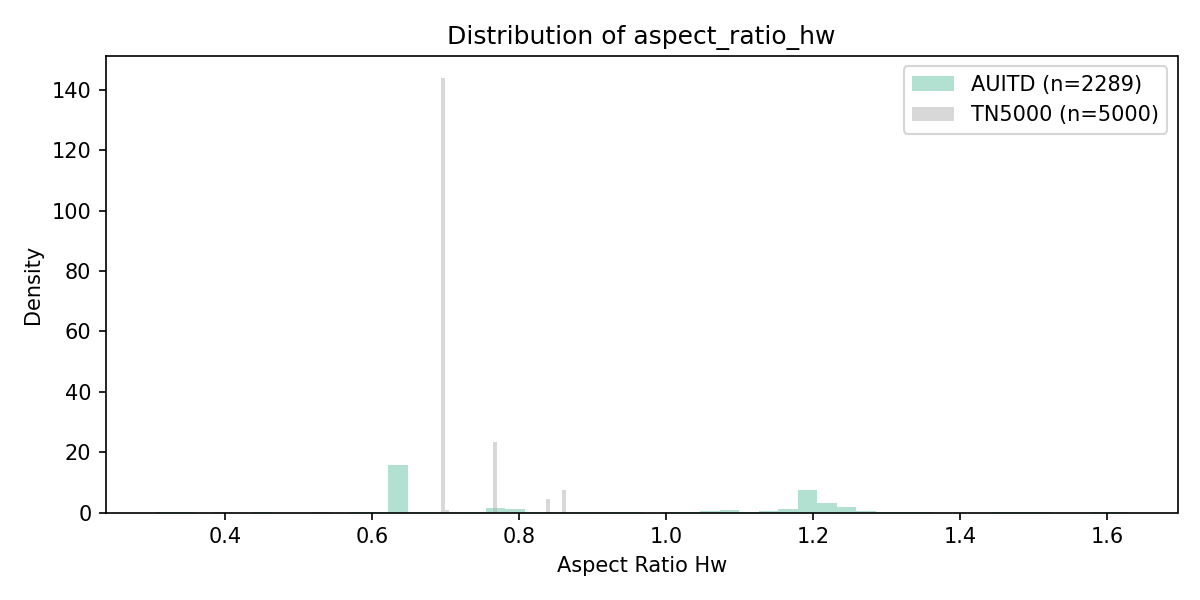
#> input picture .kilo/worktrees/caramel-grill/experiments/03_domain_shift/dist_aspect_ratio_hw.png, 1200 x 600 px, given as the content of the folder data_raw/TN5000_forReview/JPEGImages, which was not available
$ python run_domain_shift.py
#> lines starting #> are read from the running program, lines starting #| are printed output that depends on the picture; pictures that were not available may be replaced by others from this repository, and a replacement may not be noted
"""
Experiment 03: Domain shift analysis.

Computes image-level statistics across all datasets and performs
statistical comparisons to quantify domain differences.

Usage:
    python experiments/03_domain_shift/run_domain_shift.py
    python experiments/03_domain_shift/run_domain_shift.py --include-kaggle
"""

import argparse
import csv
import json
import os
import sys
from pathlib import Path

import matplotlib
matplotlib.use("Agg")
import matplotlib.pyplot as plt
import numpy as np
from PIL import Image
from scipy import stats as sp_stats

sys.path.insert(0, str(Path(__file__).resolve().parents[2]))

OUTPUT_DIR = Path("experiments/03_domain_shift")
OUTPUT_DIR.mkdir(parents=True, exist_ok=True)
np.random.seed(42)


def compute_image_stats(img_path: str) -> dict:
    """Compute image-level statistics from a single image."""
    try:
        img = Image.open(img_path).convert("L")  # grayscale for intensity stats
        w, h = img.size
        arr = np.array(img, dtype=np.float64)

        # First-order intensity statistics
        mean_val = arr.mean()
        std_val = arr.std()
        q25, q50, q75 = np.percentile(arr, [25, 50, 75])

        # Entropy
        hist, _ = np.histogram(arr.ravel(), bins=256, range=(0, 256))
        hist_norm = hist / hist.sum()
        hist_norm = hist_norm[hist_norm > 0]
        entropy = -np.sum(hist_norm * np.log2(hist_norm))

        # Edge density (Sobel-like via numpy)
        gy = np.diff(arr, axis=0)
        gx = np.diff(arr, axis=1)
        # Use min of the two shapes
        min_h = min(gy.shape[0], gx.shape[0])
        min_w = min(gy.shape[1], gx.shape[1])
        grad_mag = np.sqrt(gy[:min_h, :min_w]**2 + gx[:min_h, :min_w]**2)
        edge_density = (grad_mag > 30).mean()  # fraction of strong edges

        # High-frequency energy (variance of Laplacian approximation)
        # Using simple second-order difference
        laplacian = (arr[2:, 1:-1] + arr[:-2, 1:-1] + arr[1:-1, 2:] + arr[1:-1, :-2]
                     - 4 * arr[1:-1, 1:-1])
        hf_energy = np.var(laplacian)

        return {
            "width": w,
            "height": h,
            "aspect_ratio_hw": h / w,
            "mean_intensity": mean_val,
            "std_intensity": std_val,
            "q25": q25,
            "median": q50,
            "q75": q75,
            "entropy": entropy,
            "edge_density": edge_density,
            "hf_energy": hf_energy,
        }
    except Exception as e:
        return None


def collect_dataset_stats(root: str, dataset_name: str, max_n: int = None) -> list:
    """Collect stats for all images in a dataset directory."""
    paths = []
    for dirpath, _, filenames in os.walk(root):
        for fn in filenames:
            if fn.lower().endswith((".jpg", ".jpeg", ".png")):
                paths.append(os.path.join(dirpath, fn))

    if max_n and len(paths) > max_n:
        np.random.shuffle(paths)
        paths = paths[:max_n]

    print(f"  Computing stats for {len(paths)} images from {dataset_name}...")
    results = []
    for i, p in enumerate(paths):
        s = compute_image_stats(p)
        if s is not None:
            s["dataset"] = dataset_name
            s["path"] = p
            results.append(s)
        if (i + 1) % 500 == 0:
            print(f"    {i+1}/{len(paths)} done")

    return results


def compare_distributions(stats_a: list, stats_b: list, feature: str):
    """Compare a feature between two datasets using Mann-Whitney U and effect size."""
    vals_a = np.array([s[feature] for s in stats_a])
    vals_b = np.array([s[feature] for s in stats_b])

    # Mann-Whitney U test
    u_stat, p_val = sp_stats.mannwhitneyu(vals_a, vals_b, alternative="two-sided")

    # Effect size: rank-biserial correlation r = 1 - 2U/(n1*n2)
    n1, n2 = len(vals_a), len(vals_b)
    r_effect = 1 - (2 * u_stat) / (n1 * n2)

    return {
        "mean_a": float(vals_a.mean()),
        "mean_b": float(vals_b.mean()),
        "std_a": float(vals_a.std()),
        "std_b": float(vals_b.std()),
        "u_statistic": float(u_stat),
        "p_value": float(p_val),
        "effect_size_r": float(r_effect),
    }


def plot_distributions(all_stats: list, features: list, output_dir: Path):
    """Create distribution comparison plots."""
    datasets = sorted(set(s["dataset"] for s in all_stats))
    colors = plt.cm.Set2(np.linspace(0, 1, len(datasets)))

    for feat in features:
        fig, ax = plt.subplots(figsize=(8, 4))
        for ds, color in zip(datasets, colors):
            vals = [s[feat] for s in all_stats if s["dataset"] == ds]
            ax.hist(vals, bins=50, alpha=0.5, label=f"{ds} (n={len(vals)})",
                    color=color, density=True)
        ax.set_xlabel(feat.replace("_", " ").title())
        ax.set_ylabel("Density")
        ax.set_title(f"Distribution of {feat}")
        ax.legend()
        plt.tight_layout()
        plt.savefig(output_dir / f"dist_{feat}.png", dpi=150)
        plt.close()


def main():
    parser = argparse.ArgumentParser()
    parser.add_argument("--include-kaggle", action="store_true")
    parser.add_argument("--max-per-dataset", type=int, default=None,
                        help="Max images to sample per dataset (for speed)")
    args = parser.parse_args()

    print("=" * 60)
    print("STEP 5: Domain Shift Analysis")
    print("=" * 60)

    all_stats = []

    print("\nTN5000:")
    all_stats.extend(collect_dataset_stats(
        "data_raw/TN5000_forReview/JPEGImages", "TN5000", args.max_per_dataset))
#> in compute_image_stats, `mean_val = arr.mean()`: mean_val = 250.3
#> in compute_image_stats, `std_val = arr.std()`: std_val = 30.27
#> in compute_image_stats, `q25, q50, q75 = np.percentile(arr, [25, 50, 75])`: q25 = 255
#> in compute_image_stats, `hist, _ = np.histogram(arr.ravel(), bins=256, range=(0, 256))`: hist = 256 values, max 695840 at index 255, min 3 at index 149, mean 2812.5
#> in compute_image_stats, `hist_norm = hist / hist.sum()`: hist_norm = 256 values, max 0.966 at index 255, min 4.17e-06 at index 149, mean 0.00391
#> in compute_image_stats, `entropy = -np.sum(hist_norm * np.log2(hist_norm))`: entropy = 0.375
#> in compute_image_stats, `gy = np.diff(arr, axis=0)`:
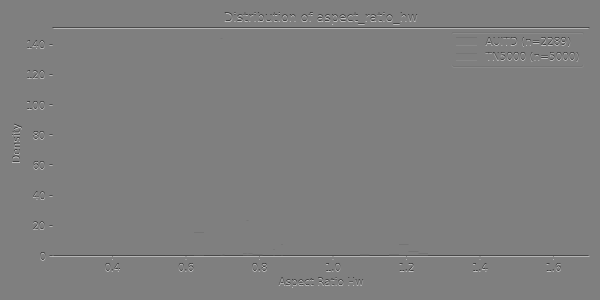
#> gy: shape (599, 1200) float64 (shown at 1/2 size); min -255, max 255, mean 0; drawn with min black and max white
#> in compute_image_stats, `gx = np.diff(arr, axis=1)`:
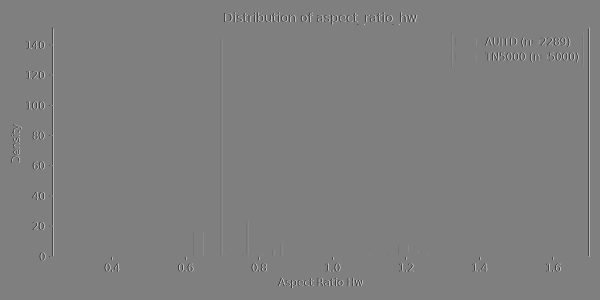
#> gx: shape (600, 1199) float64 (shown at 1/2 size); min -255, max 255, mean 0; drawn with min black and max white
#> in compute_image_stats, `grad_mag = np.sqrt(gy[:min_h, :min_w]**2 + gx[:min_h, :min_w]**2)`:
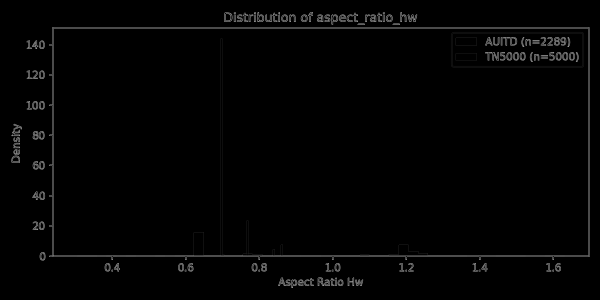
#> grad_mag: shape (599, 1199) float64 (shown at 1/2 size); min 0, max 360.6, mean 4.6; drawn with min black and max white
#> in compute_image_stats, `edge_density = (grad_mag > 30).mean()`: edge_density = 0.0296
#> in compute_image_stats, `laplacian = (arr[2:, 1:-1] + arr[:-2, 1:-1] + arr[1:-1, 2:] + arr[1:-1..`:
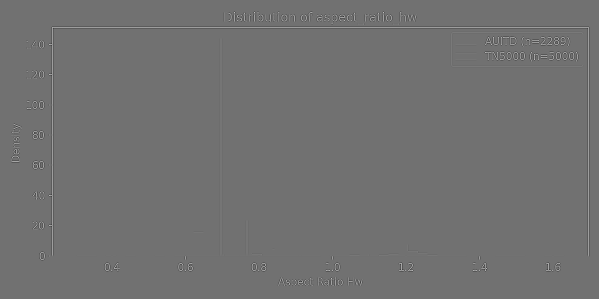
#> laplacian: shape (598, 1198) float64 (shown at 1/2 size); min -540, max 676, mean 0; drawn with min black and max white
#> in compute_image_stats, `hf_energy = np.var(laplacian)`: hf_energy = 1867.2
#> in collect_dataset_stats, `s = compute_image_stats(p)`: s = 11 items

    print("AUITD:")
    all_stats.extend(collect_dataset_stats(
        "data_raw/auitd_dataset", "AUITD", args.max_per_dataset))

    if args.include_kaggle:
        try:
            import kagglehub
            print("Divesh (downloading):")
            divesh_path = kagglehub.dataset_download(
                "diveshzz/thyroid-cancer-classification-ultrasound-dataset")
            all_stats.extend(collect_dataset_stats(
                divesh_path, "Divesh", args.max_per_dataset))

            print("DDTI full (downloading):")
            ddti_path = kagglehub.dataset_download(
                "dasmehdixtr/ddti-thyroid-ultrasound-images")
            all_stats.extend(collect_dataset_stats(
                ddti_path, "DDTI_full", args.max_per_dataset))
        except Exception as e:
            print(f"Kaggle download failed: {e}")

    print(f"\nTotal images analyzed: {len(all_stats)}")
#| Total images analyzed: 2

    # Save raw stats
    with open(OUTPUT_DIR / "image_stats.csv", "w", newline="") as f:
        fieldnames = list(all_stats[0].keys())
#> fieldnames = ['width', 'height', 'aspect_ratio_hw', 'mean_intensity', 'std_intensity', 'q25', 'median', 'q75', 'entropy', 'edge_density', 'hf_energy', 'dataset', 'path']
        writer = csv.DictWriter(f, fieldnames=fieldnames)
        writer.writeheader()
        writer.writerows(all_stats)

    # Statistical comparisons
    datasets = sorted(set(s["dataset"] for s in all_stats))
#> datasets = ['AUITD', 'TN5000']
    features = ["mean_intensity", "std_intensity", "entropy", "edge_density",
                 "hf_energy", "aspect_ratio_hw", "width", "height"]

    comparisons = {}
    for i, ds_a in enumerate(datasets):
        for ds_b in datasets[i + 1:]:
            stats_a = [s for s in all_stats if s["dataset"] == ds_a]
            stats_b = [s for s in all_stats if s["dataset"] == ds_b]
            pair_key = f"{ds_a}_vs_{ds_b}"
            comparisons[pair_key] = {}
            for feat in features:
                comparisons[pair_key][feat] = compare_distributions(stats_a, stats_b, feat)
#> this loop made 2 passes
#> ds_a on pass 1: 'AUITD'
#> after the loop, comparisons = 1 item

    with open(OUTPUT_DIR / "statistical_comparisons.json", "w") as f:
        json.dump(comparisons, f, indent=2)

    # Print summary table
    print(f"\n{'='*60}")
    print("DOMAIN SHIFT SUMMARY")
    print(f"{'='*60}")
    for pair, feats in comparisons.items():
        print(f"\n{pair}:")
        for feat, vals in feats.items():
            sig = "***" if vals["p_value"] < 0.001 else "**" if vals["p_value"] < 0.01 else "*" if vals["p_value"] < 0.05 else "ns"
            print(f"  {feat:20s}: mean={vals['mean_a']:.2f} vs {vals['mean_b']:.2f}, "
                  f"|r|={abs(vals['effect_size_r']):.3f}, p={vals['p_value']:.4f} {sig}")
#> this loop made 1 pass
#> (printed output is left out)

    # Plots
    print("\nGenerating distribution plots...")
    plot_distributions(all_stats, features, OUTPUT_DIR)
#> in plot_distributions, `datasets = sorted(set(s["dataset"] for s in all_stats))`: datasets = ['AUITD', 'TN5000']
#> in plot_distributions, `colors = plt.cm.Set2(np.linspace(0, 1, len(datasets)))`: colors = [[0.4, 0.761, 0.647, 1], [0.702, 0.702, 0.702, 1]]
#> the loop in plot_distributions, `for feat in features:` made 8 passes
#> pass 1, in plot_distributions, `plt.savefig(output_dir / f"dist_{feat}.png", dpi=150)`:
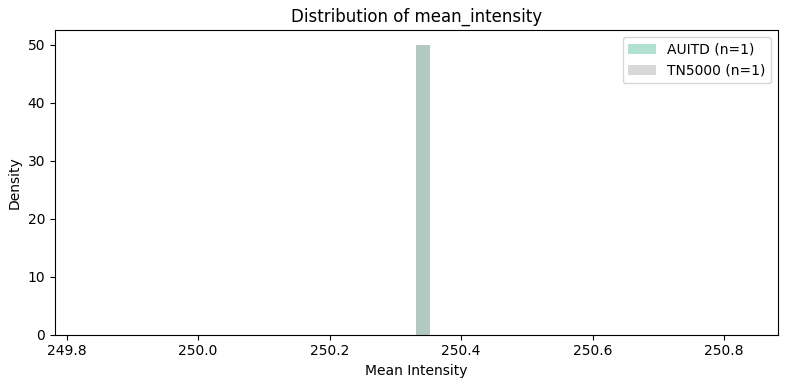
#> figure drawn by matplotlib, 1 panel; tallest bar 50 high, from x = 250.3 to 250.4; tallest bar 50 high, from x = 250.3 to 250.4
#> pass 2, in plot_distributions, `plt.savefig(output_dir / f"dist_{feat}.png", dpi=150)`:
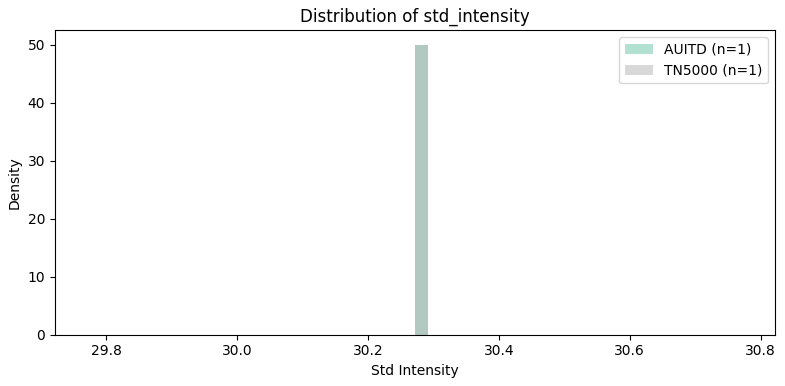
#> figure drawn by matplotlib, 1 panel; tallest bar 50 high, from x = 30.27 to 30.29; tallest bar 50 high, from x = 30.27 to 30.29

    # Per-dataset summary
    summary = {}
    for ds in datasets:
        ds_stats = [s for s in all_stats if s["dataset"] == ds]
        summary[ds] = {
            "n_images": len(ds_stats),
        }
        for feat in features:
            vals = np.array([s[feat] for s in ds_stats])
            summary[ds][f"{feat}_mean"] = float(vals.mean())
            summary[ds][f"{feat}_std"] = float(vals.std())
#> this loop made 2 passes
#> ds on passes 1 to 2: 'AUITD', 'TN5000'
#> after the loop, summary = 2 items

    with open(OUTPUT_DIR / "per_dataset_summary.json", "w") as f:
        json.dump(summary, f, indent=2)

    print(f"\nAll results saved to {OUTPUT_DIR}/")


if __name__ == "__main__":
    main()

$ run again, on .kilo/worktrees/caramel-grill/experiments/03_domain_shift/dist_mean_intensity.png
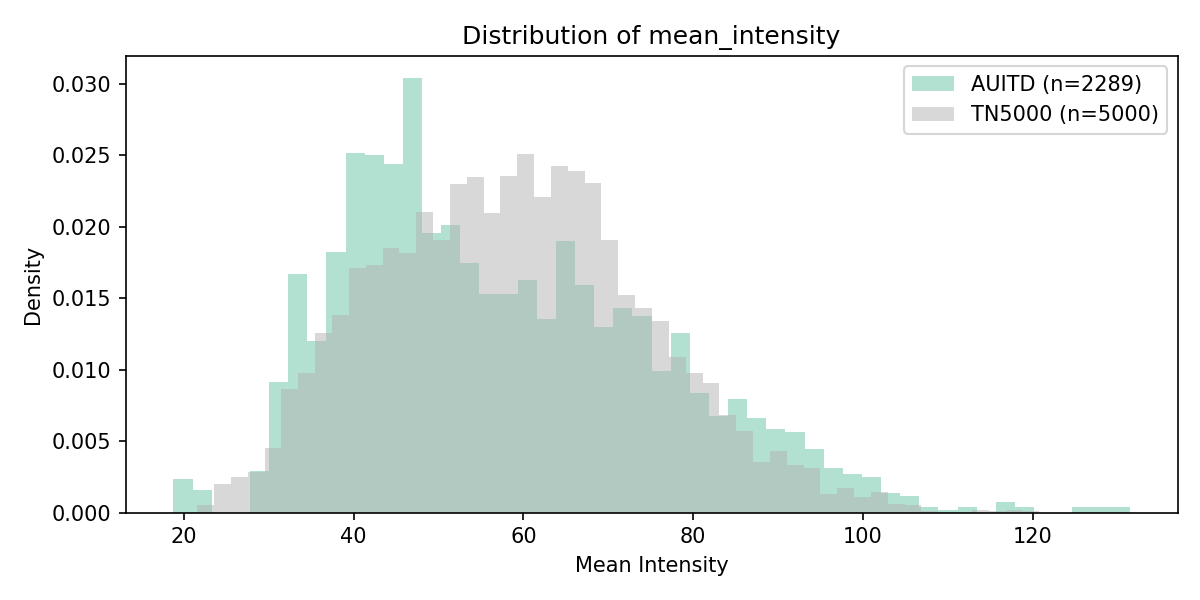
#> input picture .kilo/worktrees/caramel-grill/experiments/03_domain_shift/dist_mean_intensity.png, 1200 x 600 px, given as the content of the folder data_raw/TN5000_forReview/JPEGImages, which was not available
#> mean_val = 239.3
#> std_val = 36.86
#> q25 = 255
#> hist = 256 values, max 558111 at index 255, min 1 at index 122, mean 2812.5
#> hist_norm = 256 values, max 0.775 at index 255, min 1.39e-06 at index 122, mean 0.00391
#> entropy = 1.26
#> in compute_image_stats, `grad_mag = np.sqrt(gy[:min_h, :min_w]**2 + gx[:min_h, :min_w]**2)`:
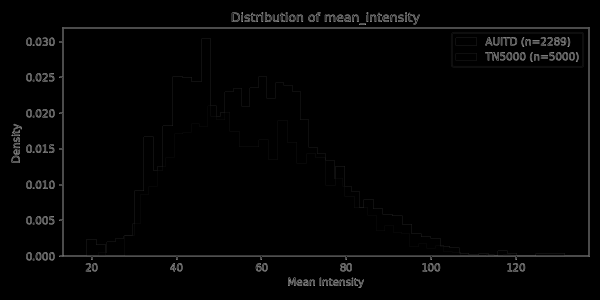
#> grad_mag: shape (599, 1199) float64 (shown at 1/2 size); min 0, max 360.6, mean 4.9; drawn with min black and max white
#> edge_density = 0.0327
#> hf_energy = 1902
#> s = 11 items
#| Total images analyzed: 2
#> fieldnames = ['width', 'height', 'aspect_ratio_hw', 'mean_intensity', 'std_intensity', 'q25', 'median', 'q75', 'entropy', 'edge_density', 'hf_energy', 'dataset', 'path']
#> in main, `datasets = sorted(set(s["dataset"] for s in all_stats))`: datasets = ['AUITD', 'TN5000']
#> the loop in main, `for i, ds_a in enumerate(datasets):` made 2 passes
#> ds_a on pass 1: 'AUITD'
#> after the loop in main, `for i, ds_a in enumerate(datasets):`: comparisons = 1 item
#> the loop in main, `for pair, feats in comparisons.items():` made 1 pass
#> (printed output is left out)
#> in plot_distributions, `datasets = sorted(set(s["dataset"] for s in all_stats))`: datasets = ['AUITD', 'TN5000']
#> colors = [[0.4, 0.761, 0.647, 1], [0.702, 0.702, 0.702, 1]]
#> the loop in plot_distributions, `for feat in features:` made 8 passes
#> pass 2, in plot_distributions, `plt.savefig(output_dir / f"dist_{feat}.png", dpi=150)`:
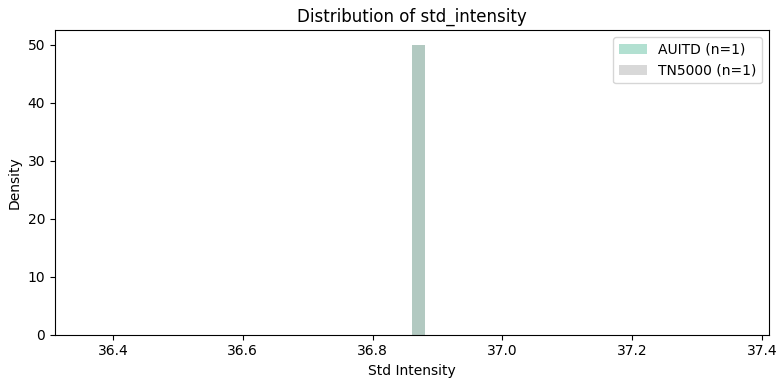
#> figure drawn by matplotlib, 1 panel; tallest bar 50 high, from x = 36.86 to 36.88; tallest bar 50 high, from x = 36.86 to 36.88
#> the loop in main, `for ds in datasets:` made 2 passes
#> ds on passes 1 to 2: 'AUITD', 'TN5000'
#> after the loop in main, `for ds in datasets:`: summary = 2 items

$ run again, on .kilo/worktrees/caramel-grill/experiments/03_domain_shift/dist_width.png
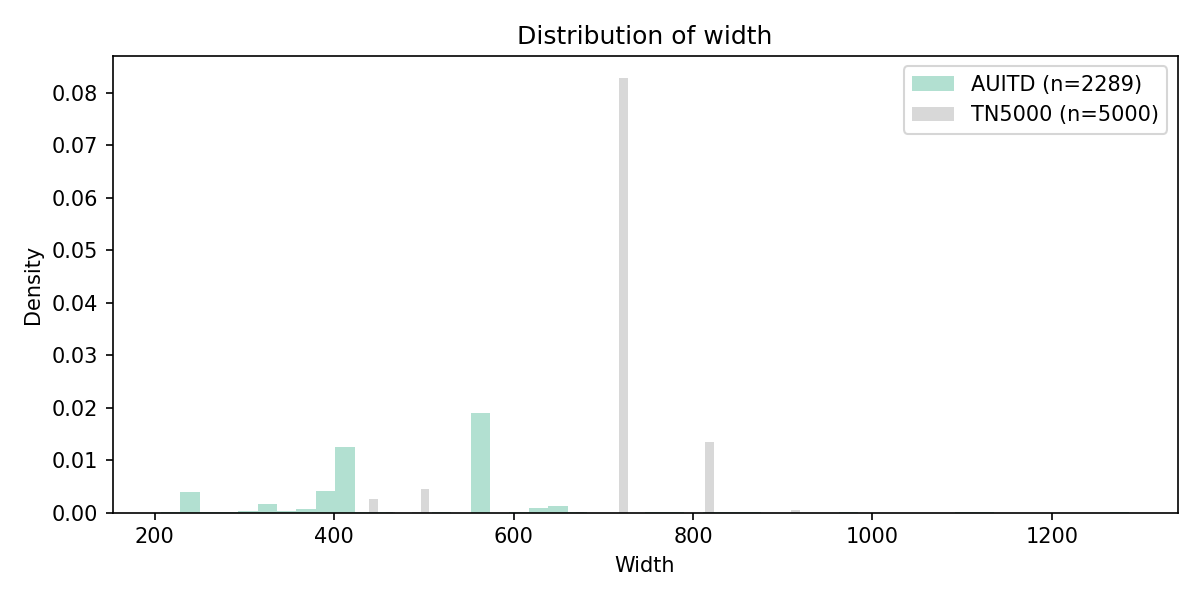
#> input picture .kilo/worktrees/caramel-grill/experiments/03_domain_shift/dist_width.png, 1200 x 600 px, given as the content of the folder data_raw/TN5000_forReview/JPEGImages, which was not available
#> mean_val = 250
#> std_val = 30.38
#> q25 = 255
#> hist = 256 values, max 690390 at index 255, min 1 at index 122, mean 2812.5
#> hist_norm = 256 values, max 0.959 at index 255, min 1.39e-06 at index 122, mean 0.00391
#> entropy = 0.434
#> in compute_image_stats, `grad_mag = np.sqrt(gy[:min_h, :min_w]**2 + gx[:min_h, :min_w]**2)`:
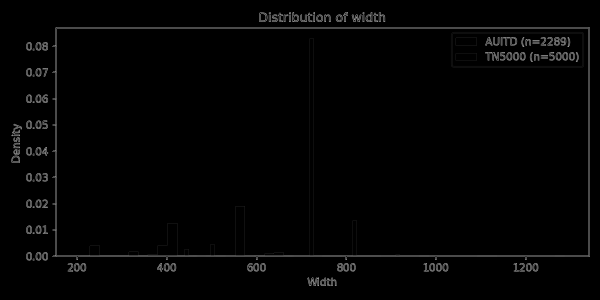
#> grad_mag: shape (599, 1199) float64 (shown at 1/2 size); min 0, max 360.6, mean 4.7; drawn with min black and max white
#> edge_density = 0.0306
#> hf_energy = 1853.3
#> s = 11 items
#| Total images analyzed: 2
#> fieldnames = ['width', 'height', 'aspect_ratio_hw', 'mean_intensity', 'std_intensity', 'q25', 'median', 'q75', 'entropy', 'edge_density', 'hf_energy', 'dataset', 'path']
#> in main, `datasets = sorted(set(s["dataset"] for s in all_stats))`: datasets = ['AUITD', 'TN5000']
#> the loop in main, `for i, ds_a in enumerate(datasets):` made 2 passes
#> ds_a on pass 1: 'AUITD'
#> after the loop in main, `for i, ds_a in enumerate(datasets):`: comparisons = 1 item
#> the loop in main, `for pair, feats in comparisons.items():` made 1 pass
#> (printed output is left out)
#> in plot_distributions, `datasets = sorted(set(s["dataset"] for s in all_stats))`: datasets = ['AUITD', 'TN5000']
#> colors = [[0.4, 0.761, 0.647, 1], [0.702, 0.702, 0.702, 1]]
#> the loop in plot_distributions, `for feat in features:` made 8 passes
#> pass 1, in plot_distributions, `plt.savefig(output_dir / f"dist_{feat}.png", dpi=150)`:
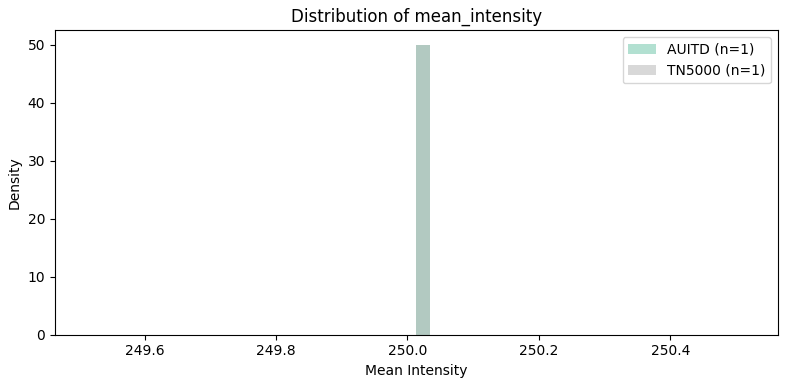
#> figure drawn by matplotlib, 1 panel; tallest bar 50 high, from x = 250 to 250; tallest bar 50 high, from x = 250 to 250
#> the loop in main, `for ds in datasets:` made 2 passes
#> ds on passes 1 to 2: 'AUITD', 'TN5000'
#> after the loop in main, `for ds in datasets:`: summary = 2 items
